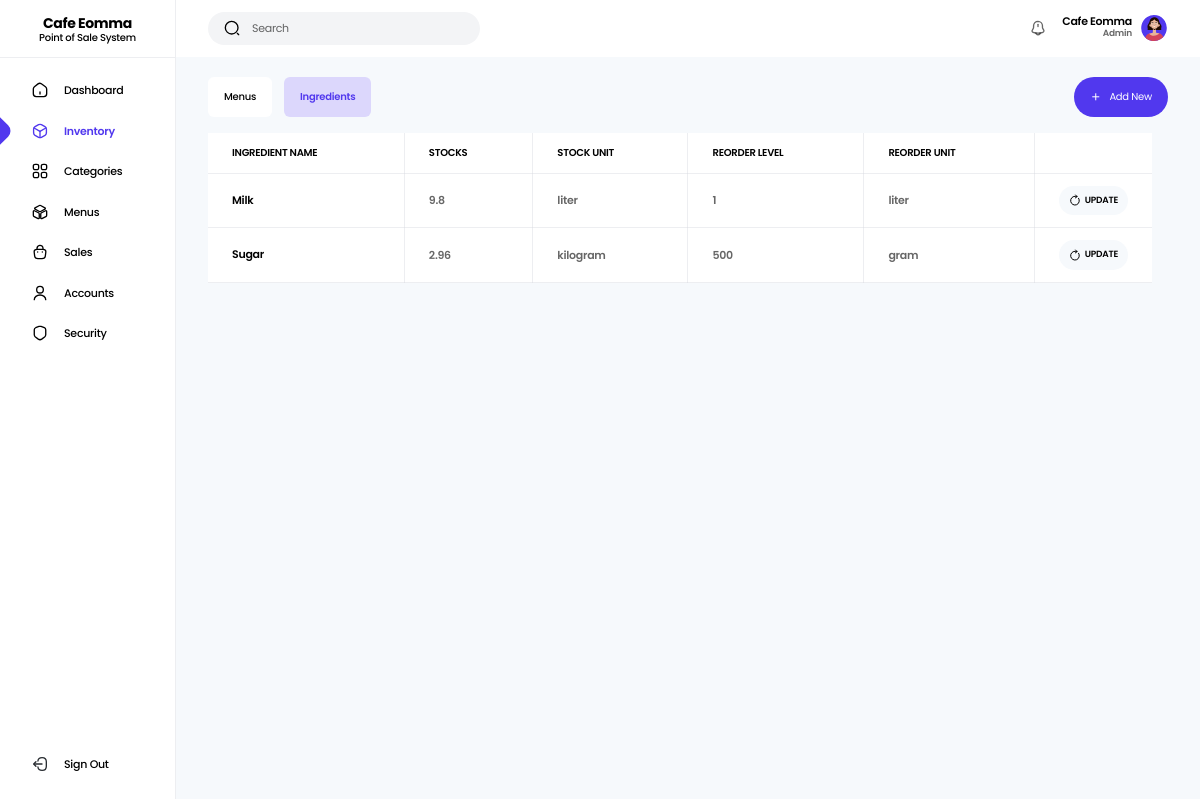
/app/Views/ingredient-inventory.php (signed in), run on the app's committed database.
### tables this page shows
CREATE TABLE `accounts` (
  `id` int(11) NOT NULL,
  `user_id` varchar(200) NOT NULL,
  `fullname` varchar(100) NOT NULL,
  `username` varchar(50) NOT NULL,
  `gender` varchar(20) NOT NULL,
  `contact_number` varchar(11) NOT NULL,
  `address` varchar(100) NOT NULL,
  `password` varchar(200) NOT NULL,
  `role_id` varchar(200) NOT NULL,
  `account_status` varchar(20) NOT NULL,
  `profile` tinyint(4) NOT NULL,
  `date_created` datetime NOT NULL
);

CREATE TABLE `roles` (
  `id` int(11) NOT NULL,
  `role_id` varchar(200) NOT NULL,
  `role_name` varchar(50) NOT NULL,
  `date_created` datetime NOT NULL
);

CREATE TABLE `ingredients` (
  `id` int(11) NOT NULL,
  `ing_id` varchar(200) NOT NULL,
  `ing_name` varchar(100) NOT NULL,
  `ing_stocks` int(11) NOT NULL,
  `ing_unit` varchar(30) NOT NULL,
  `reorder_level` int(11) NOT NULL,
  `reorder_unit` varchar(30) NOT NULL
);

### app/Utils/Utilities.php (called while the page is built, shortened)
<?php
class Utilities
{
  public static function convertUnit(string $value, string $unit, string $type = ''): float
  {
    $unit_value = 0;
    if ($unit === 'milliliter') {
      $unit_value = $value;
    } elseif ($unit === 'liter') {
      $unit_value = $type === '' ? $value * 1000 : $value / 1000;
    } elseif ($unit === 'milligram') {
      $unit_value = $value;
    } elseif ($unit === 'gram') {
      $unit_value = $type === '' ? $value * 1000 : $value / 1000;
    } else {
      $unit_value = $type === '' ? $value * 1000000 : $value / 1000000;
    }
    return $unit_value;
  }
  public static function isAdmin(): bool
  {
    return isset($_SESSION['role']) AND $_SESSION['role'] == "b2fd54eb-4e49-11ee-8673-088fc30176f9" ? true : false;
  }
}

### app/Utils/DbHelper.php (called while the page is built, shortened)
<?php
class DbHelper
{
  private $stmt;
  private $conn;
  public function __construct(PDO $db)
  {
    $this->conn = $db;
  }
  public function query(string $query, array $values = []): string
  {
    $this->stmt = $this->conn->prepare($query);
    return empty($values)
      ? $this->stmt->execute()
      : $this->stmt->execute($values);
  }
  public function fetch(): stdClass
  {
    return $this->stmt->fetch(PDO::FETCH_OBJ);
  }
  public function fetchAll(): array
  {
    return $this->stmt->fetchAll(PDO::FETCH_OBJ);
  }
}

### config/init.php (called while the page is built, shortened)
<?php
$database = new Database();
$conn = $database->getConnetion($_ENV['DB_HOST'], $_ENV['DB_NAME'], $_ENV['DB_USERNAME'], $_ENV['DB_PASSWORD']);
$helper = new DbHelper($conn);
$ingredientController = new IngredientController($helper);
if(isset($_SESSION['uid'])){
  $helper->query("SELECT * FROM `accounts` a LEFT JOIN `roles` r ON a.role_id=r.role_id WHERE a.user_id = ?", [$_SESSION['uid']]);
  $user_data = $helper->fetch();
}

### app/Controllers/IngredientController.php (called while the page is built, shortened)
<?php
class IngredientController implements AppInterface
{
  private $helper;
  public function __construct(DbHelper $helper)
  {
    $this->helper = $helper;
  }
  public function show(): array
  {
    $this->helper->query("SELECT * FROM `ingredients` ORDER BY `id` DESC");
    return $this->helper->fetchAll();
  }
}

### app/Views/ingredient-inventory.php (the view, shortened to what this page needs)
<?php
  require_once __DIR__.'/../../config/init.php';
  $title = "Ingredients";
  require('./app/Views/partials/_header.php');
?>
  <main class="min-h-screen grid md:grid-cols-[11rem_auto] bg-light-gray">
    <?php require('./app/Views/partials/_sidebar.php') ?>
    <section>
      <?php require('./app/Views/partials/_topnav.php') ?>
      <div class="pt-20 md:pt-5 pb-5 px-8">
        <div class="flex items-center justify-between gap-4 mb-4">
          <div class="flex items-center gap-3">
            <a href="<?php  echo SYSTEM_URL ?>menu-inventory" class="inv_link <?= $title === 'Inventory' ? 'active' : '' ?>">Menus</a>
            <a href="<?php  echo SYSTEM_URL ?>ingredient-inventory" class="inv_link <?= $title === 'Ingredients' ? 'active' : '' ?>">Ingredients</a>
          </div>
          <a href="<?php echo SYSTEM_URL ?>add-ingredient" class="w-max h-10 flex items-center gap-2 bg-primary text-xs text-white py-2 px-4 rounded-full">
            <i class="ri-add-line"></i>
            <p class="text-[10px]">Add New</p>
          </a>
        </div>
        <?php if(count($ingredientController->show()) > 0){ ?>
          <div class="w-[calc(100vw-3.5rem)] md:w-[calc(100vw-16rem)] bg-white overflow-x-auto">
            <table class="w-full text-left border-collapse whitespace-nowrap">
              <thead>
                <th class="text-[10px] border-l-0 border-t-0">Ingredient Name</th>
                <th class="text-[10px] border-t-0">Stocks</th>
                <th class="text-[10px] border-t-0">Stock Unit</th>
                <th class="text-[10px] border-t-0">Reorder Level</th>
                <th class="text-[10px] border-t-0">Reorder Unit</th>
                <th width="10%" class="text-[10px] border-r-0 border-t-0"></th>
              </thead>
              <tbody>
              <?php foreach($ingredientController->show() as $ingredient): ?>
                <tr class="search-area border-b border-b-gray-300/40 last:border-b-none">
                  <td class="border border-gray-300/40 border-l-0">
                    <div class="w-max flex items-center gap-2">
                      <p class="finder1 text-[11px] text-black font-semibold leading-none"><?= $ingredient->ing_name ?></p>
                    </div>
                  </td>
                  <td class="finder4 border border-gray-300/40"><?php echo Utilities::convertUnit($ingredient->ing_stocks, $ingredient->ing_unit, 'reverse') ?></td>
                  <td class="finder5 border border-gray-300/40"><?= $ingredient->ing_unit ?></td>
                  <td class="finder6 border border-gray-300/40"><?php echo Utilities::convertUnit($ingredient->reorder_level, $ingredient->reorder_unit, 'reverse') ?></td>
                  <td class="finder6 border border-gray-300/40"><?= $ingredient->reorder_unit ?></td>
                  <td class="border border-gray-300/40 border-r-0">
                    <a href="<?php echo SYSTEM_URL ?>ingredient/<?= $ingredient->ing_id ?>" class="flex justify-center items-center gap-1 text-[9px] uppercase bg-light-gray text-black py-2 px-4 rounded-full">
                      <img src="<?php echo SYSTEM_URL ?>public/icons/rotate-right-linear.svg" alt="update" class="w-3 h-3">
                      Update
                    </a>
                  </td>
                </tr>
              <?php endforeach ?>
              </tbody>
            </table>
          </div>
        <?php } ?>
      </div>
    </section>
  </main>
<?php require('./app/Views/partials/_footer.php') ?>

### app/Views/partials/_topnav.php (shortened to what this page needs)
<div class="fixed md:static top-0 inset-x-0 flex items-center justify-between gap-4 px-8 py-3 bg-white z-[3]">
  <div class="flex-1 sm:flex-initial flex items-center gap-3">
    <div class="flex-1 sm:flex-initial flex items-center gap-3 px-4 bg-gray-100 py-2 rounded-full">
      <img src="<?php echo SYSTEM_URL ?>public/icons/search-normal-linear.svg" alt="search" class="w-4 h-4">
      <input type="text" id="search-input" class="text-[11px] placeholder:text-black/60 bg-transparent" placeholder="Search" autocomplete="off">
    </div>
  </div>
  <div class="flex items-center gap-2">
    <?php if(Utilities::isAdmin()){ ?>
      <div class="relative">
        <img src="<?php echo SYSTEM_URL ?>public/icons/notification-bing-linear.svg" alt="notification" role="button" class="show-notification w-4 h-4 mr-2">
      </div>
    <?php } ?>
    <div class="hidden sm:block text-right">
      <p class="text-[11px] font-semibold text-black leading-none"><?php echo isset($user_data) ? $user_data->fullname : "" ?></p>
      <p class="text-[9px] font-semibold text-black/60"><?php echo isset($user_data) ? $user_data->role_name : "" ?></p>
    </div>
    <img src="<?php echo SYSTEM_URL ?>uploads/users/<?= $user_data->profile == 1 ? $user_data->user_id.".jpg" : $user_data->gender.".svg" ?>" alt="profile" class="w-7 h-7 object-cover rounded-full">
  </div>
</div>

### data on the page
accounts: fullname "Cafe Eomma", roles.role_name "Admin", gender (picture)
ingredients: ing_name "Milk", ing_stocks+ing_unit "9.8", ing_unit "liter", reorder_level+reorder_unit "1", reorder_unit "liter"
ingredients: ing_name "Sugar", ing_stocks+ing_unit "2.96", ing_unit "kilogram", reorder_level+reorder_unit "500", reorder_unit "gram"
